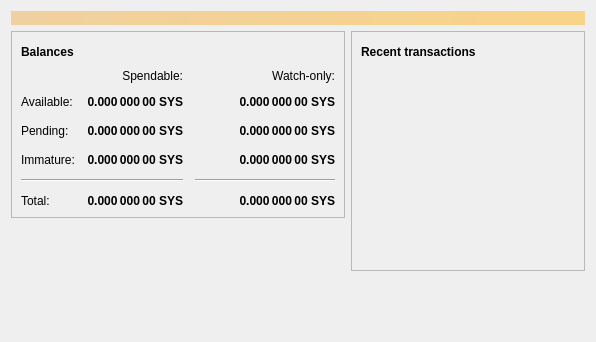
<?xml version="1.0" encoding="UTF-8"?>
<ui version="4.0">
 <class>OverviewPage</class>
 <widget class="QWidget" name="OverviewPage">
  <property name="geometry">
   <rect>
    <x>0</x>
    <y>0</y>
    <width>596</width>
    <height>342</height>
   </rect>
  </property>
  <property name="windowTitle">
   <string>Form</string>
  </property>
  <layout class="QVBoxLayout" name="topLayout">
   <item>
    <widget class="QLabel" name="labelAlerts">
     <property name="visible">
      <bool>false</bool>
     </property>
     <property name="styleSheet">
      <string notr="true">background-color: qlineargradient(x1: 0, y1: 0, x2: 1, y2: 0, stop:0 #F0D0A0, stop:1 #F8D488); color:#000000;</string>
     </property>
     <property name="wordWrap">
      <bool>true</bool>
     </property>
     <property name="margin">
      <number>3</number>
     </property>
    </widget>
   </item>
   <item>
    <layout class="QHBoxLayout" name="horizontalLayout" stretch="1,1">
     <item>
      <layout class="QVBoxLayout" name="verticalLayout_2">
       <item>
        <widget class="QFrame" name="frame">
         <property name="frameShape">
          <enum>QFrame::StyledPanel</enum>
         </property>
         <property name="frameShadow">
          <enum>QFrame::Raised</enum>
         </property>
         <layout class="QVBoxLayout" name="verticalLayout_4">
          <item>
           <layout class="QHBoxLayout" name="horizontalLayout_4">
            <item>
             <widget class="QLabel" name="label_5">
              <property name="font">
               <font>
                <weight>75</weight>
                <bold>true</bold>
               </font>
              </property>
              <property name="text">
               <string>Balances</string>
              </property>
             </widget>
            </item>
            <item>
             <widget class="QPushButton" name="labelWalletStatus">
              <property name="enabled">
               <bool>true</bool>
              </property>
              <property name="maximumSize">
               <size>
                <width>30</width>
                <height>16777215</height>
               </size>
              </property>
              <property name="toolTip">
               <string>The displayed information may be out of date. Your wallet automatically synchronizes with the Syscoin network after a connection is established, but this process has not completed yet.</string>
              </property>
              <property name="text">
               <string/>
              </property>
              <property name="icon">
               <iconset resource="../syscoin.qrc">
                <normaloff>:/icons/warning</normaloff>
                <disabledoff>:/icons/warning</disabledoff>:/icons/warning</iconset>
              </property>
              <property name="iconSize">
               <size>
                <width>24</width>
                <height>24</height>
               </size>
              </property>
              <property name="flat">
               <bool>true</bool>
              </property>
             </widget>
            </item>
            <item>
             <spacer name="horizontalSpacer_3">
              <property name="orientation">
               <enum>Qt::Horizontal</enum>
              </property>
              <property name="sizeHint" stdset="0">
               <size>
                <width>40</width>
                <height>20</height>
               </size>
              </property>
             </spacer>
            </item>
           </layout>
          </item>
          <item>
           <layout class="QGridLayout" name="gridLayout">
            <property name="spacing">
             <number>12</number>
            </property>
            <item row="2" column="2">
             <widget class="QLabel" name="labelWatchPending">
              <property name="font">
               <font>
                <weight>75</weight>
                <bold>true</bold>
               </font>
              </property>
              <property name="cursor">
               <cursorShape>IBeamCursor</cursorShape>
              </property>
              <property name="toolTip">
               <string>Unconfirmed transactions to watch-only addresses</string>
              </property>
              <property name="text">
               <string notr="true">0.000 000 00 SYS</string>
              </property>
              <property name="alignment">
               <set>Qt::AlignRight|Qt::AlignTrailing|Qt::AlignVCenter</set>
              </property>
              <property name="textInteractionFlags">
               <set>Qt::LinksAccessibleByMouse|Qt::TextSelectableByKeyboard|Qt::TextSelectableByMouse</set>
              </property>
             </widget>
            </item>
            <item row="2" column="1">
             <widget class="QLabel" name="labelUnconfirmed">
              <property name="font">
               <font>
                <weight>75</weight>
                <bold>true</bold>
               </font>
              </property>
              <property name="cursor">
               <cursorShape>IBeamCursor</cursorShape>
              </property>
              <property name="toolTip">
               <string>Total of transactions that have yet to be confirmed, and do not yet count toward the spendable balance</string>
              </property>
              <property name="text">
               <string notr="true">0.000 000 00 SYS</string>
              </property>
              <property name="alignment">
               <set>Qt::AlignRight|Qt::AlignTrailing|Qt::AlignVCenter</set>
              </property>
              <property name="textInteractionFlags">
               <set>Qt::LinksAccessibleByMouse|Qt::TextSelectableByKeyboard|Qt::TextSelectableByMouse</set>
              </property>
             </widget>
            </item>
            <item row="3" column="2">
             <widget class="QLabel" name="labelWatchImmature">
              <property name="font">
               <font>
                <weight>75</weight>
                <bold>true</bold>
               </font>
              </property>
              <property name="cursor">
               <cursorShape>IBeamCursor</cursorShape>
              </property>
              <property name="toolTip">
               <string>Mined balance in watch-only addresses that has not yet matured</string>
              </property>
              <property name="text">
               <string notr="true">0.000 000 00 SYS</string>
              </property>
              <property name="alignment">
               <set>Qt::AlignRight|Qt::AlignTrailing|Qt::AlignVCenter</set>
              </property>
              <property name="textInteractionFlags">
               <set>Qt::LinksAccessibleByMouse|Qt::TextSelectableByKeyboard|Qt::TextSelectableByMouse</set>
              </property>
             </widget>
            </item>
            <item row="4" column="0" colspan="2">
             <widget class="Line" name="line">
              <property name="orientation">
               <enum>Qt::Horizontal</enum>
              </property>
             </widget>
            </item>
            <item row="4" column="2">
             <widget class="Line" name="lineWatchBalance">
              <property name="sizePolicy">
               <sizepolicy hsizetype="Preferred" vsizetype="Fixed">
                <horstretch>0</horstretch>
                <verstretch>0</verstretch>
               </sizepolicy>
              </property>
              <property name="minimumSize">
               <size>
                <width>140</width>
                <height>0</height>
               </size>
              </property>
              <property name="orientation">
               <enum>Qt::Horizontal</enum>
              </property>
             </widget>
            </item>
            <item row="5" column="0">
             <widget class="QLabel" name="labelTotalText">
              <property name="text">
               <string>Total:</string>
              </property>
             </widget>
            </item>
            <item row="3" column="1">
             <widget class="QLabel" name="labelImmature">
              <property name="font">
               <font>
                <weight>75</weight>
                <bold>true</bold>
               </font>
              </property>
              <property name="cursor">
               <cursorShape>IBeamCursor</cursorShape>
              </property>
              <property name="toolTip">
               <string>Mined balance that has not yet matured</string>
              </property>
              <property name="text">
               <string notr="true">0.000 000 00 SYS</string>
              </property>
              <property name="alignment">
               <set>Qt::AlignRight|Qt::AlignTrailing|Qt::AlignVCenter</set>
              </property>
              <property name="textInteractionFlags">
               <set>Qt::LinksAccessibleByMouse|Qt::TextSelectableByKeyboard|Qt::TextSelectableByMouse</set>
              </property>
             </widget>
            </item>
            <item row="2" column="3">
             <spacer name="horizontalSpacer_2">
              <property name="orientation">
               <enum>Qt::Horizontal</enum>
              </property>
              <property name="sizeHint" stdset="0">
               <size>
                <width>40</width>
                <height>20</height>
               </size>
              </property>
             </spacer>
            </item>
            <item row="3" column="0">
             <widget class="QLabel" name="labelImmatureText">
              <property name="text">
               <string>Immature:</string>
              </property>
             </widget>
            </item>
            <item row="5" column="1">
             <widget class="QLabel" name="labelTotal">
              <property name="font">
               <font>
                <weight>75</weight>
                <bold>true</bold>
               </font>
              </property>
              <property name="cursor">
               <cursorShape>IBeamCursor</cursorShape>
              </property>
              <property name="toolTip">
               <string>Your current total balance</string>
              </property>
              <property name="text">
               <string notr="true">0.000 000 00 SYS</string>
              </property>
              <property name="alignment">
               <set>Qt::AlignRight|Qt::AlignTrailing|Qt::AlignVCenter</set>
              </property>
              <property name="textInteractionFlags">
               <set>Qt::LinksAccessibleByMouse|Qt::TextSelectableByKeyboard|Qt::TextSelectableByMouse</set>
              </property>
             </widget>
            </item>
            <item row="5" column="2">
             <widget class="QLabel" name="labelWatchTotal">
              <property name="font">
               <font>
                <weight>75</weight>
                <bold>true</bold>
               </font>
              </property>
              <property name="cursor">
               <cursorShape>IBeamCursor</cursorShape>
              </property>
              <property name="toolTip">
               <string>Current total balance in watch-only addresses</string>
              </property>
              <property name="text">
               <string notr="true">0.000 000 00 SYS</string>
              </property>
              <property name="alignment">
               <set>Qt::AlignRight|Qt::AlignTrailing|Qt::AlignVCenter</set>
              </property>
              <property name="textInteractionFlags">
               <set>Qt::LinksAccessibleByMouse|Qt::TextSelectableByKeyboard|Qt::TextSelectableByMouse</set>
              </property>
             </widget>
            </item>
            <item row="0" column="2">
             <widget class="QLabel" name="labelWatchonly">
              <property name="text">
               <string>Watch-only:</string>
              </property>
              <property name="alignment">
               <set>Qt::AlignRight|Qt::AlignTrailing|Qt::AlignVCenter</set>
              </property>
             </widget>
            </item>
            <item row="1" column="0">
             <widget class="QLabel" name="labelBalanceText">
              <property name="text">
               <string>Available:</string>
              </property>
             </widget>
            </item>
            <item row="1" column="1">
             <widget class="QLabel" name="labelBalance">
              <property name="font">
               <font>
                <weight>75</weight>
                <bold>true</bold>
               </font>
              </property>
              <property name="cursor">
               <cursorShape>IBeamCursor</cursorShape>
              </property>
              <property name="toolTip">
               <string>Your current spendable balance</string>
              </property>
              <property name="text">
               <string notr="true">0.000 000 00 SYS</string>
              </property>
              <property name="alignment">
               <set>Qt::AlignRight|Qt::AlignTrailing|Qt::AlignVCenter</set>
              </property>
              <property name="textInteractionFlags">
               <set>Qt::LinksAccessibleByMouse|Qt::TextSelectableByKeyboard|Qt::TextSelectableByMouse</set>
              </property>
             </widget>
            </item>
            <item row="1" column="2">
             <widget class="QLabel" name="labelWatchAvailable">
              <property name="font">
               <font>
                <weight>75</weight>
                <bold>true</bold>
               </font>
              </property>
              <property name="cursor">
               <cursorShape>IBeamCursor</cursorShape>
              </property>
              <property name="toolTip">
               <string>Your current balance in watch-only addresses</string>
              </property>
              <property name="text">
               <string notr="true">0.000 000 00 SYS</string>
              </property>
              <property name="alignment">
               <set>Qt::AlignRight|Qt::AlignTrailing|Qt::AlignVCenter</set>
              </property>
              <property name="textInteractionFlags">
               <set>Qt::LinksAccessibleByMouse|Qt::TextSelectableByKeyboard|Qt::TextSelectableByMouse</set>
              </property>
             </widget>
            </item>
            <item row="2" column="0">
             <widget class="QLabel" name="labelPendingText">
              <property name="text">
               <string>Pending:</string>
              </property>
             </widget>
            </item>
            <item row="0" column="1">
             <widget class="QLabel" name="labelSpendable">
              <property name="text">
               <string>Spendable:</string>
              </property>
              <property name="alignment">
               <set>Qt::AlignRight|Qt::AlignTrailing|Qt::AlignVCenter</set>
              </property>
             </widget>
            </item>
           </layout>
          </item>
         </layout>
        </widget>
       </item>
       <item>
        <spacer name="verticalSpacer">
         <property name="orientation">
          <enum>Qt::Vertical</enum>
         </property>
         <property name="sizeHint" stdset="0">
          <size>
           <width>20</width>
           <height>40</height>
          </size>
         </property>
        </spacer>
       </item>
      </layout>
     </item>
     <item>
      <layout class="QVBoxLayout" name="verticalLayout_3">
       <item>
        <widget class="QFrame" name="frame_2">
         <property name="frameShape">
          <enum>QFrame::StyledPanel</enum>
         </property>
         <property name="frameShadow">
          <enum>QFrame::Raised</enum>
         </property>
         <layout class="QVBoxLayout" name="verticalLayout">
          <item>
           <layout class="QHBoxLayout" name="horizontalLayout_2">
            <item>
             <widget class="QLabel" name="label_4">
              <property name="font">
               <font>
                <weight>75</weight>
                <bold>true</bold>
               </font>
              </property>
              <property name="text">
               <string>Recent transactions</string>
              </property>
             </widget>
            </item>
            <item>
             <widget class="QPushButton" name="labelTransactionsStatus">
              <property name="enabled">
               <bool>true</bool>
              </property>
              <property name="maximumSize">
               <size>
                <width>30</width>
                <height>16777215</height>
               </size>
              </property>
              <property name="toolTip">
               <string>The displayed information may be out of date. Your wallet automatically synchronizes with the Syscoin network after a connection is established, but this process has not completed yet.</string>
              </property>
              <property name="text">
               <string/>
              </property>
              <property name="icon">
               <iconset resource="../syscoin.qrc">
                <normaloff>:/icons/warning</normaloff>
                <disabledoff>:/icons/warning</disabledoff>:/icons/warning</iconset>
              </property>
              <property name="iconSize">
               <size>
                <width>24</width>
                <height>24</height>
               </size>
              </property>
              <property name="flat">
               <bool>true</bool>
              </property>
             </widget>
            </item>
            <item>
             <spacer name="horizontalSpacer">
              <property name="orientation">
               <enum>Qt::Horizontal</enum>
              </property>
              <property name="sizeHint" stdset="0">
               <size>
                <width>40</width>
                <height>20</height>
               </size>
              </property>
             </spacer>
            </item>
           </layout>
          </item>
          <item>
           <widget class="QListView" name="listTransactions">
            <property name="styleSheet">
             <string notr="true">QListView { background: transparent; }</string>
            </property>
            <property name="frameShape">
             <enum>QFrame::NoFrame</enum>
            </property>
            <property name="verticalScrollBarPolicy">
             <enum>Qt::ScrollBarAlwaysOff</enum>
            </property>
            <property name="horizontalScrollBarPolicy">
             <enum>Qt::ScrollBarAlwaysOff</enum>
            </property>
            <property name="selectionMode">
             <enum>QAbstractItemView::NoSelection</enum>
            </property>
           </widget>
          </item>
         </layout>
        </widget>
       </item>
       <item>
        <spacer name="verticalSpacer_2">
         <property name="orientation">
          <enum>Qt::Vertical</enum>
         </property>
         <property name="sizeHint" stdset="0">
          <size>
           <width>20</width>
           <height>40</height>
          </size>
         </property>
        </spacer>
       </item>
      </layout>
     </item>
    </layout>
   </item>
  </layout>
 </widget>
 <resources/>
 <connections/>
</ui>
